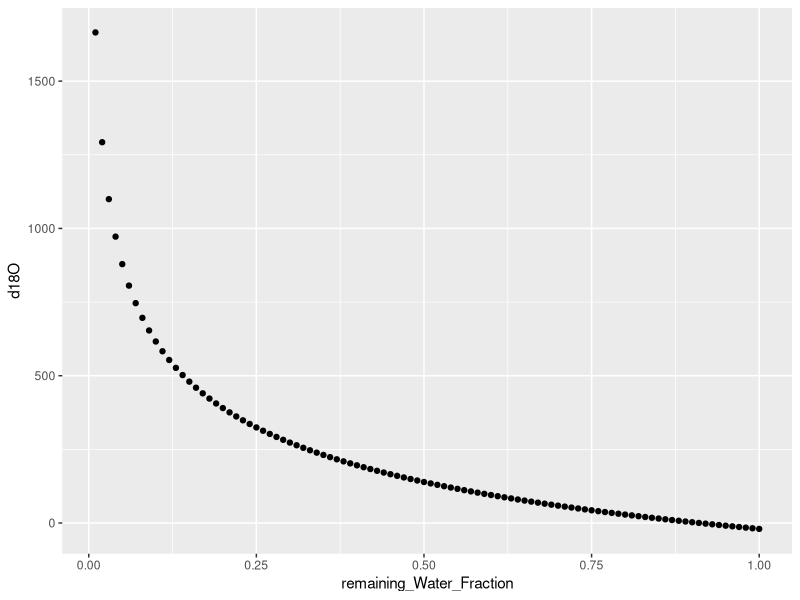

Generate this figure with R:
## ---- chunk 1
library(tidyverse)
plot_Data_Neg_twenty <- tibble(
  remaining_Water_Fraction = rev(seq(0.01, 1, 0.01)),
  temperature = -35
)

plot_Data_Neg_twenty <- plot_Data_Neg_twenty %>%
  mutate(d18O = (-20 + 1000) * (remaining_Water_Fraction ^ (0.9822 * exp(7.9448 / temperature) - 1)) - 1000)

library(ggplot2)
theplot <- ggplot(plot_Data_Neg_twenty, aes(x = remaining_Water_Fraction,y = d18O)) + 
  geom_point(aes(x = remaining_Water_Fraction,y = d18O))

plot(theplot)
## ---- chunk 2
measured_Data = c(-10, NA, 20, 30)

library(dplyr)

alpha = 0.990

remaining_Delta <- function(starting_delta_values, remaining_Water_Fraction, alpha) #Function which calculates the isotope value for the remaining water post-process
{
  remaining_Delta = (starting_delta_values + 1000) * (remaining_Water_Fraction ^ (alpha - 1)) - 1000
  return(remaining_Delta)
}

calculated_Data <- tibble(remaining_Water_Fraction = seq(0.01, 1, 0.01)) #tibble for plotting

for (i in 1:length(measured_Data)) { #Iteratively adding columns for each of the starting values for all the remaining water fractions. USED FOR QUESTION 3 BELOW
  if( any(is.na(measured_Data[[i]])))
  {
  warning('Yo, fixing your data ') #catch for bad data
  measured_Data[is.na(measured_Data)] <- 0 #Replacing the column to go to the tibble to be nothing.
    }
  else
  calculated_Data <- calculated_Data %>%
  mutate(!!sym(toString(measured_Data[i])) :=  remaining_Delta(measured_Data[i], remaining_Water_Fraction, alpha))
}

print(calculated_Data)

